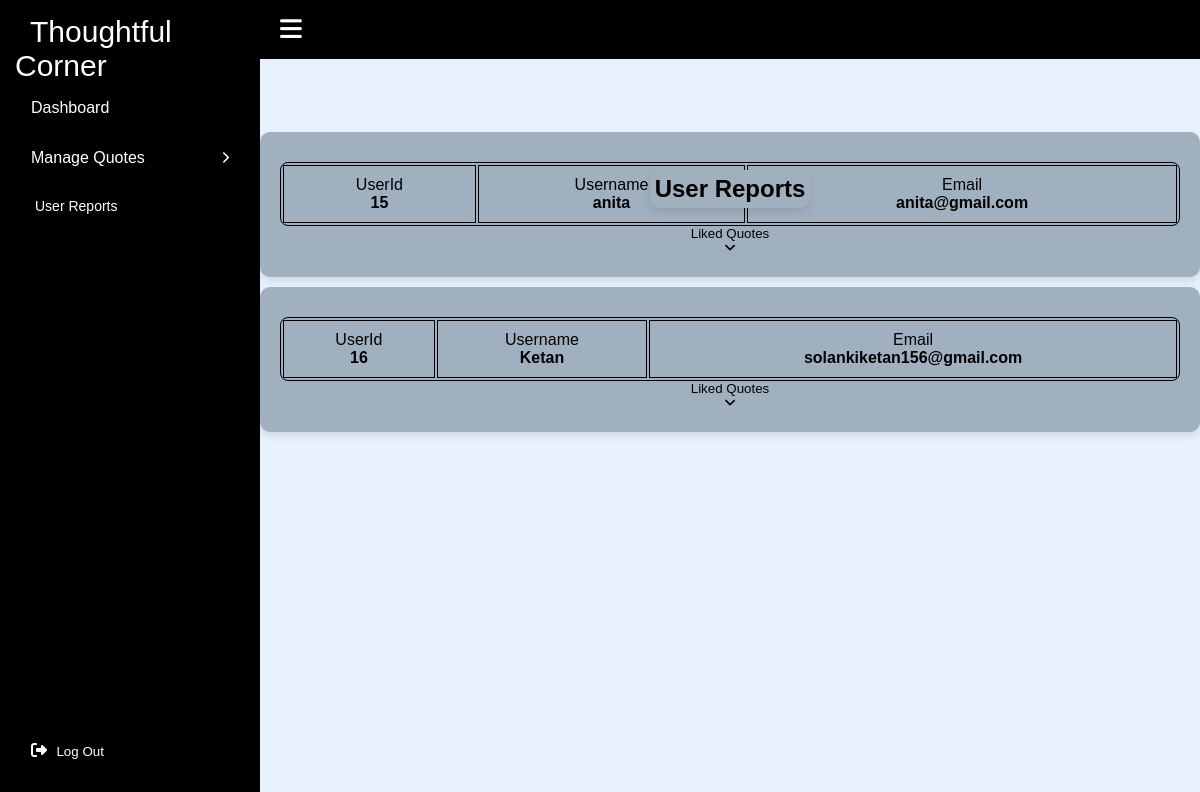
Page /admin/reports.php on the committed database.
### tables this page shows
CREATE TABLE `user_mst` (
  `user_id` int(10) NOT NULL,
  `name` varchar(50) NOT NULL,
  `email` varchar(50) NOT NULL,
  `pass` varchar(16) NOT NULL
);

### admin/reports.php (the view, shortened to what this page needs)
  <!DOCTYPE html>
  <html lang="en">
    <head>
      <link rel="stylesheet" href="style.css" />
      <link rel="stylesheet" href="fonts.css" />
      <link rel="stylesheet" href="dashboardstyle.css"/>
      <link rel="stylesheet" href="reports.css"/>
      <link rel="stylesheet" href="css\all.min.css">
    <link rel="stylesheet" href="css\fontawesome.min.css">
    </head>
    <body>
    <nav class="sidebar">
      <a href="index.php" class="logo">Thoughtful Corner</a>
      <div class="menu-content">
        <ul class="menu-items">
          <li class="item">
            <a href="index.php">Dashboard</a>
          </li>
          <li class="item">
            <div class="submenu-item">
              <span>Manage Quotes</span>
              <i class="fa-solid fa-chevron-right"></i>
            </div>
          </li>
          <li class="menu-title">
            <a href="reports.php">User Reports</a>
          </li>
        </ul>
      </div>
  <div class="logout-icon">
    <form action="" method="post">
    <span><i class="fas fa-sign-out-alt"></i> <input type="submit" value="Log Out" name="logoutbtn" class="logoutbtn"></span>
</form>
  </div>
    </nav>
    <nav class="navbar">
    <i class="fa-solid fa-bars" id="sidebar-close"></i>
    </nav>
      <main class="main">
        <h2 class="Heading">User Reports</h2>
      <div class="user-info">
          <?php
              include("conn.php");
              $sql = "SELECT * FROM user_mst";
              $result = mysqli_query($conn, $sql);
              if ($result->num_rows > 0) {
                  while ($row = $result->fetch_assoc()) {
                      echo '<div class="info-card">';
                      echo '<table>';
                      echo '<th><label>UserId</label><br>' . $row["user_id"] . "</th><th><label>Username</label><br>" . $row["name"] . "</th><th><label>Email</label><br>" . $row["email"] .'</th></table><button class="info-cardbtn" onclick="toggleDropdown(this)">Liked Quotes<br><i class="fa-solid fa-angle-down icon"></i></button></th>' . " <br>";
                      echo '</div>';
                  }
              } else {
                  echo "0 results";
              }
          ?>
      </div>
      </main>
    </body>
  </html>

### admin/style.css (style rules this page uses)
* { margin: 0; padding: 0; box-sizing: border-box; font-family: "Poppins", sans-serif; }
.sidebar { position: fixed; height: 100%; width: 260px; background: #000000; padding: 15px; z-index: 99; }
.logo { font-size: 30px; padding: 0 15px; }
.sidebar a { color: #fff; text-decoration: none; }
.menu-content { position: relative; height: 100%; width: 100%; margin-top: 0px; overflow-y: scroll; }
.menu-items { height: 100%; width: 100%; list-style: none; transition: all 0.4s ease; }
.menu-title { color: #fff; font-size: 14px; padding: 15px 20px; }
.item a, .submenu-item { padding: 16px; display: inline-block; width: 100%; border-radius: 12px; }
.item i { font-size: 12px; }
.submenu-item { display: flex; justify-content: space-between; align-items: center; color: #fff; cursor: pointer; }
.navbar, .main { left: 260px; width: calc(100% - 260px); transition: all 0.5s ease; z-index: 1000; }
.navbar { position: fixed; color: #fff; padding: 15px 20px; font-size: 25px; background: rgb(0, 0, 0); cursor: pointer; }
.navbar #sidebar-close { cursor: pointer; }
.main { position: relative; display: flex; align-items: center; justify-content: center; height: 100vh; z-index: 100; background: #e7f2fd; }
.logout-icon { position: absolute; bottom: 20px; left: 15px; color: #fff; cursor: pointer; padding: 16px; border-radius: 12px; }
.logoutbtn { background-color: transparent; border: none; color: white; padding: 5px; }

### admin/dashboardstyle.css (style rules this page uses)
body { font-family: "Poppins", sans-serif; margin: 0; padding: 0; box-sizing: border-box; background: #e7f2fd; }
table { overflow: hidden; max-height: 100%; width: 100%; margin-top: 10px; border: 1px solid black; border-radius: 8px; }
table th, table td { padding: 10px; text-align: center; margin: 3px; border: 1px solid black; }

### admin/reports.css (style rules this page uses)
* { margin: 0; box-sizing: border-box; padding: 0; }
.info-card { margin: 10px; padding: 20px; border-color: #fff; background-color: #a1b0bf; border-radius: 10px; box-shadow: 0 4px 8px rgba(0, 0, 0, 0.1); text-align: center; justify-content: center; align-items: center; position: relative; }
.user-info { height: 80%; position: fixed; overflow: hidden; overflow-y: scroll; margin-top: 15%; margin-bottom: 8%; width: 80%; }
.info-cardbtn { background-color: transparent; border: none; }
label, .info-heading { font-weight: 300; }
.Heading { z-index: 1000; margin-bottom: 45%; background-color: #a1b0bf; border-radius: 10px; box-shadow: 0 4px 8px rgba(0, 0, 0, 0.1); text-align: center; padding: 5px; }

### rows in the picture
user_mst: user_id "15", name "anita", email "anita@gmail.com"
user_mst: user_id "16", name "Ketan", email "solankiketan156@gmail.com"
